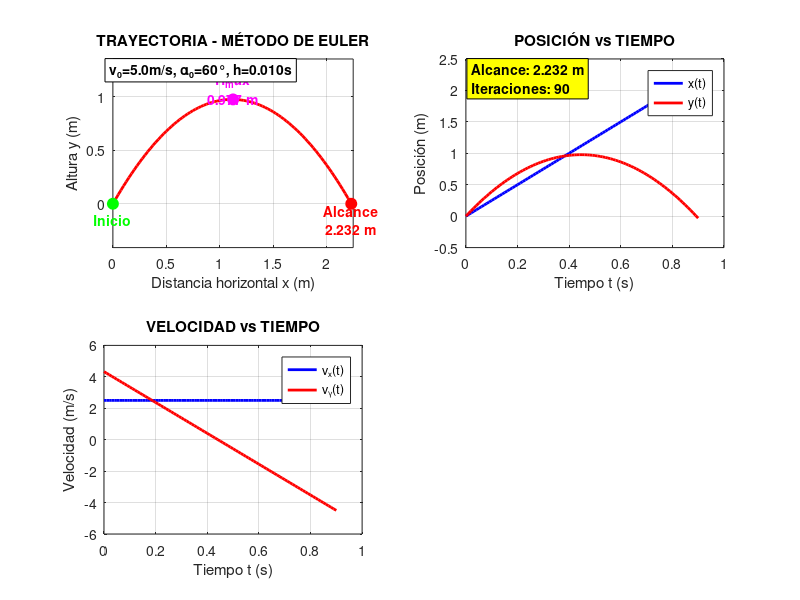

Write MATLAB code to recreate this figure. (Note: this script raises an error after producing the figure.)
% EJERCICIO 2: Aplicar el método de Euler para encontrar el alcance
clear all; clc; close all;

% Constantes y condiciones iniciales
g = 9.81;           % aceleración gravitacional (m/s²)
v0 = 5;             % velocidad inicial (m/s)
alpha0_deg = 60;    % ángulo inicial en grados
alpha0 = alpha0_deg * pi/180;  % ángulo inicial en radianes

% Componentes iniciales de velocidad
v0x = v0 * cos(alpha0);
v0y = v0 * sin(alpha0);

% Tamaño de paso inicial
h = 0.01;  % paso de tiempo en segundos

% Condiciones iniciales para Euler
t = 0;
x = 0;
y = 0;
vx = v0x;
vy = v0y;

% Vectores para almacenar la trayectoria
t_vec = [t];
x_vec = [x];
y_vec = [y];
vx_vec = [vx];
vy_vec = [vy];

% Contador de iteraciones
iteracion = 0;

% Integración con método de Euler
while y >= 0 || iteracion == 0  % Continuar hasta que y < 0
    % Método de Euler: y_{n+1} = y_n + h * f(t_n, y_n)

    % Actualizar posición usando las velocidades actuales
    x_new = x + vx * h;
    y_new = y + vy * h;

    % Actualizar velocidades usando las aceleraciones
    vx_new = vx + 0 * h;      % ax = 0 (no hay aceleración horizontal)
    vy_new = vy + (-g) * h;   % ay = -g (aceleración gravitacional)

    % Actualizar tiempo
    t_new = t + h;

    % Guardar valores anteriores
    t_anterior = t;
    x_anterior = x;
    y_anterior = y;

    % Actualizar variables
    t = t_new;
    x = x_new;
    y = y_new;
    vx = vx_new;
    vy = vy_new;

    % Almacenar en vectores
    t_vec = [t_vec, t];
    x_vec = [x_vec, x];
    y_vec = [y_vec, y];
    vx_vec = [vx_vec, vx];
    vy_vec = [vy_vec, vy];

    iteracion = iteracion + 1;

    % Detectar cuando cruza y = 0
    if iteracion > 1 && y_anterior > 0 && y < 0
        % Interpolación lineal para encontrar el punto exacto donde y = 0
        factor = -y_anterior / (y - y_anterior);
        t_impacto = t_anterior + factor * (t - t_anterior);
        x_impacto = x_anterior + factor * (x - x_anterior);
        break;
    end

    % Seguridad: evitar bucle infinito
    if iteracion > 10000
        break;
    end
end

% Altura máxima (encontrar el máximo en la trayectoria)
[h_max_euler, idx_max] = max(y_vec);
t_h_max = t_vec(idx_max);
x_h_max = x_vec(idx_max);

% Cálculo teórico para comparación
alcance_teorico = (v0^2 * sin(2*alpha0)) / g;
error_absoluto = abs(x_impacto - alcance_teorico);
error_relativo = error_absoluto / alcance_teorico * 100;

% GRÁFICAS CON INFORMACIÓN INTEGRADA
figure(1);

% Subplot 1: Trayectoria con información detallada
subplot(2,2,1);
plot(x_vec, y_vec, 'r-', 'LineWidth', 2);
hold on;
plot(0, 0, 'go', 'MarkerSize', 8, 'MarkerFaceColor', 'g');
plot(x_impacto, 0, 'ro', 'MarkerSize', 8, 'MarkerFaceColor', 'r');
plot(x_h_max, h_max_euler, 'mo', 'MarkerSize', 8, 'MarkerFaceColor', 'm');

% Añadir información directamente en el gráfico
text(0, -0.15, 'Inicio', 'HorizontalAlignment', 'center', 'FontWeight', 'bold', 'Color', 'green');
text(x_impacto, -0.15, sprintf('Alcance\n%.3f m', x_impacto), ...
     'HorizontalAlignment', 'center', 'FontWeight', 'bold', 'Color', 'red');
text(x_h_max, h_max_euler + 0.1, sprintf('H_máx\n%.3f m', h_max_euler), ...
     'HorizontalAlignment', 'center', 'FontWeight', 'bold', 'Color', 'magenta');

xlabel('Distancia horizontal x (m)');
ylabel('Altura y (m)');
title('TRAYECTORIA - MÉTODO DE EULER');
grid on;
axis equal;

% Información mínima en el gráfico
text(0.02, 0.98, sprintf('v₀=%.1fm/s, α₀=%.0f°, h=%.3fs', v0, alpha0_deg, h), ...
     'Units', 'normalized', 'FontSize', 10, 'BackgroundColor', 'white', ...
     'EdgeColor', 'black', 'VerticalAlignment', 'top', 'FontWeight', 'bold');

% Subplot 2: Posición vs tiempo con resultados
subplot(2,2,2);
plot(t_vec, x_vec, 'b-', 'LineWidth', 2);
hold on;
plot(t_vec, y_vec, 'r-', 'LineWidth', 2);
xlabel('Tiempo t (s)');
ylabel('Posición (m)');
title('POSICIÓN vs TIEMPO');
legend('x(t)', 'y(t)', 'Location', 'best');
grid on;

% Resultados principales solamente
text(0.02, 0.98, sprintf('Alcance: %.3f m\nIteraciones: %d', x_impacto, iteracion), ...
     'Units', 'normalized', 'FontSize', 10, 'BackgroundColor', 'yellow', ...
     'EdgeColor', 'black', 'VerticalAlignment', 'top', 'FontWeight', 'bold');

% Subplot 3: Velocidad vs tiempo
subplot(2,2,3);
plot(t_vec, vx_vec, 'b-', 'LineWidth', 2);
hold on;
plot(t_vec, vy_vec, 'r-', 'LineWidth', 2);
xlabel('Tiempo t (s)');
ylabel('Velocidad (m/s)');
title('VELOCIDAD vs TIEMPO');
legend('vₓ(t)', 'vᵧ(t)', 'Location', 'best');
grid on;

% Solo ecuación principal
text(0.02, 0.98, sprintf('Euler: y_{n+1} = y_n + v_y·h'), ...
     'Units', 'normalized', 'FontSize', 10, 'BackgroundColor', 'lightblue', ...
     'EdgeColor', 'black', 'VerticalAlignment', 'top', 'FontWeight', 'bold');

% Subplot 4: Solo la respuesta final
subplot(2,2,4);
axis off;

% Respuesta principal centrada
text(0.5, 0.5, sprintf('ALCANCE = %.3f m', x_impacto), ...
     'HorizontalAlignment', 'center', 'VerticalAlignment', 'middle', ...
     'FontSize', 24, 'FontWeight', 'bold', ...
     'Color', 'white', 'BackgroundColor', 'red', 'EdgeColor', 'black');

% Título general
sgtitle('EJERCICIO 2: ALCANCE POR MÉTODO DE EULER', 'FontSize', 16, 'FontWeight', 'bold');
